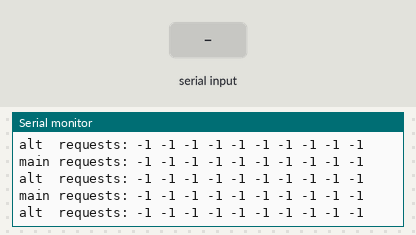
Recording of a sketch running on a simulated Arduino Uno, built with avr-gcc and run on an emulated ATmega328P. On the bench: the last lines printed to the serial monitor. The inputs (shaded band) are chosen by the test bench.

Above: at 3.2 s.
3.3 s: "1" received over Serial
At 3.42 s:
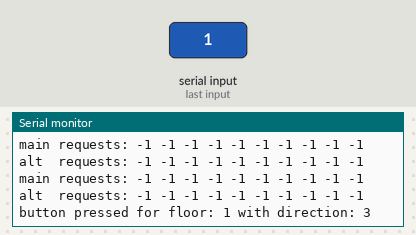
4.9 s: "2" received over Serial
At 5.1 s:
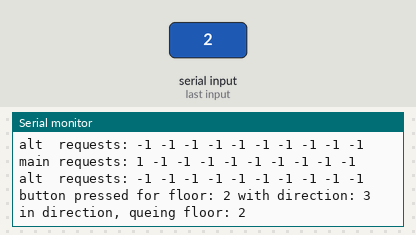
7.9 s: "3" received over Serial
At 8.27 s:
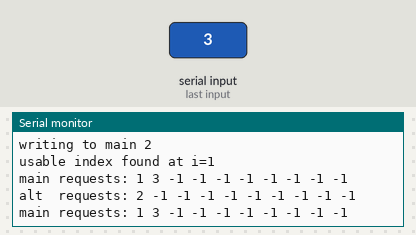
9.6 s: "4" received over Serial
At 9.69 s:
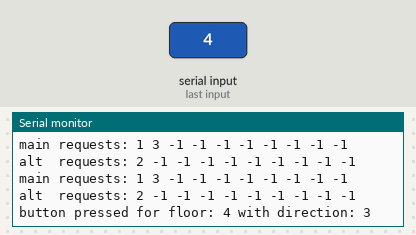
12.6 s: "w" received over Serial
At 12.72 s:
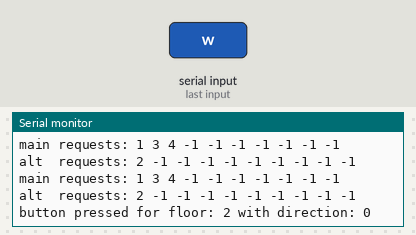
15.6 s: "q" received over Serial
At 15.75 s:
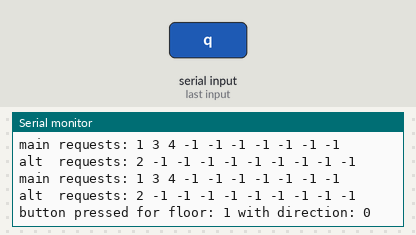
Timing chart, 0 to 18.6 s (numbered marks = the images above; inputs shaded):
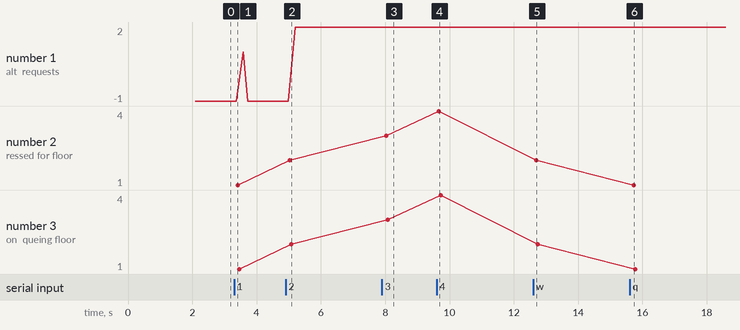

Measured:
- after the input at 3.3 s, the serial monitor: prints a new line after 0.11 s (image 1)
- after the input at 4.9 s, the serial monitor: prints a new line after 0.13 s (image 2)
- after the input at 7.9 s, the serial monitor: prints a new line after 0.13 s (image 3)
- after the input at 9.6 s, the serial monitor: prints a new line after 0.07 s (image 4)
- after the input at 12.6 s, the serial monitor: prints a new line after 0.10 s (image 5)
- after the input at 15.6 s, the serial monitor: prints a new line after 0.14 s (image 6)
- plotted number 1: -1 → 2 after the input at 4.9 s
- plotted number 2: 1 → 2 after the input at 4.9 s, 3 → 4 after the input at 9.6 s

The sketch:

button_test.ino
```cpp
enum elevatorDir
{
  elevUp,
  elevDown,
  elevNeither,
  reqInternal //internal request is independent of direction
};

enum elevatorState
  {
    first_Floor,
    idle,
    prepare_up,
    prepare_down,
    moving_algorithm,
   };

struct buttonPressType
{
  elevatorDir bRequestDir;
  int8_t floorNum;
};

namespace servoVars
{
  int motorSpeedMax = 0; //max 255
  const int enable = 7;
  const int phase = 6;
  const int decay = 5; // should be defined?
  float elevatorAcc = 1.2; //m/s^2
  float elevatorSpeed = 1.0; //m/s
  float floorDist = 5.0; //m
  float meterPerRot = 1; //m/rotation
  float maxRPS = (11500.0/131.0)/60.0; //rps of weight at 255 PWM,
  float speedDot = 0;
}

namespace HMIvars
{
    int buttonNumber;
    int buttonPress = 0;
    bool buttonState;
    int ledNumber;
    bool ledState;
}

//global variables:
  int currentFloor;
  float currentHeight;
  int8_t elevatorRequestsCurrent[10];
  int8_t elevatorRequestsAlt[10];
  int gotoFloor;//temporary, change for future queue system
  unsigned long timeBegin = millis(); //for time keeping

  elevatorDir elevatorMoveDir;
//buttons

buttonPressType buttonRead(const int _buttonPress);
void checkButton();

void setup() {
  for(int i = 0; i < 10; i++)
  {
    elevatorRequestsCurrent[i] = -1;
    elevatorRequestsAlt[i] = -1;
  }
  // put your setup code here, to run once:
  Serial.begin(9600);
  delay(2000);
  Serial.print("elevator moving up, current floor: ");
  currentFloor = 3;
  Serial.println(currentFloor);
  elevatorMoveDir = elevUp;

  currentHeight = static_cast<float>(currentFloor) * servoVars::floorDist;
}

void loop() {
  // put your main code here, to run repeatedly:
  Serial.print("main requests: ");
  for(int i = 0;i < 10;i++)
  {
    Serial.print(elevatorRequestsCurrent[i]);
    Serial.print(" ");
  }
  Serial.println("");

  Serial.print("alt  requests: ");
  for(int i = 0;i < 10;i++)
  {
    Serial.print(elevatorRequestsAlt[i]);
    Serial.print(" ");
  }
  Serial.println("");
  clearRequest();
  checkButton();
}
```

HMI.ino
```cpp
using namespace HMIvars;

void checkButton()
{
  if (Serial.available() > 0) //char "10" = enter, can be ignored
    {
      // read the incoming byte:
      buttonPress = Serial.read();
      buttonPressType buttonPressed2; //this is made every loop, very inefficient, also rename
      buttonPressed2 = buttonRead(buttonPress);

      if (buttonPressed2.floorNum != -1)
      {
          Serial.print("button pressed for floor: ");
          Serial.print(buttonPressed2.floorNum);
          Serial.print(" with direction: ");
          Serial.println(buttonPressed2.bRequestDir);
          queueSystem(buttonPressed2);
          //write input:
      }
    }
}

buttonPressType buttonRead(const int _buttonPress)
{
  buttonPressType newButtonPress;
    //change later to Q = up floor 1, W
    switch (_buttonPress)
    {
        case '1':
        {
          newButtonPress.bRequestDir = reqInternal;
          newButtonPress.floorNum = 1;
          break;
        }
        case '2':
        {
          newButtonPress.bRequestDir = reqInternal;
          newButtonPress.floorNum = 2;
          break;
        }
        case '3':
        {
          newButtonPress.bRequestDir = reqInternal;
          newButtonPress.floorNum = 3;
          break;
        }
        case '4':
        {
          newButtonPress.bRequestDir = reqInternal;
          newButtonPress.floorNum = 4;
          break;
        }
        case 'q':
        {
          newButtonPress.bRequestDir = elevUp;
          newButtonPress.floorNum = 1;
          break;
        }
        case 'w':
        {
          newButtonPress.bRequestDir = elevUp;
          newButtonPress.floorNum = 2;
          break;
        }
        case 's':
        {
          newButtonPress.bRequestDir = elevDown;
          newButtonPress.floorNum = 2;
          break;
        }
        case 'e':
        {
          newButtonPress.bRequestDir = elevUp;
          newButtonPress.floorNum = 3;
          break;
        }
        case 'd':
        {
          newButtonPress.bRequestDir = elevDown;
          newButtonPress.floorNum = 3;
          break;
        }
        case 'f':
        {
          newButtonPress.bRequestDir = elevDown;
          newButtonPress.floorNum = 4;
          break;
        }
        default:
        {
          newButtonPress.bRequestDir = reqInternal;
          newButtonPress.floorNum = -1;
          break;
        }
    }
    return newButtonPress;
}

void queueSystem(buttonPressType desiredFloor)
{

  if (desiredFloor.bRequestDir == elevatorMoveDir || desiredFloor.bRequestDir == reqInternal) //checks if same direction
  {
    //put in main
    Serial.print("in direction, queing floor: ");
    Serial.println(desiredFloor.floorNum);
    switch (elevatorMoveDir)
    {
      case elevUp:
      {
        if(currentHeight > (static_cast<float>(desiredFloor.floorNum) * servoVars::floorDist))
        {
          Serial.println("writing to alt 1");
          //write to alt
          createQueue(false,false,desiredFloor);
        }
        else
        {
          Serial.println("writing to main 2");
          createQueue(true,true,desiredFloor);
          //write to main
        }
        break;
      }
      case elevDown:
      {
        if(currentHeight < (static_cast<float>(desiredFloor.floorNum) * servoVars::floorDist))
        {
          Serial.println("writing to alt 3");
          //write to alt
          createQueue(false,true,desiredFloor);
        }
        else
        {
          Serial.println("writing to main 4");
          createQueue(true,true,desiredFloor);
          //write to main
        }
        break;
      }

    }
  }
  else
  {
    //put in alt
    Serial.print("not in direction, queing floor: ");
    Serial.println(desiredFloor.floorNum);
    Serial.println("writing to alt 5");
    switch(elevatorMoveDir)
    {
      case elevUp:
     {
      createQueue(false,true,desiredFloor);
      break;
     }
     case elevDown:
     {
      createQueue(false,false,desiredFloor);
      break;
      }
    }
  }
}

void createQueue(bool mainList,bool dir,buttonPressType desiredFloor)
{
  int i = 0;
  bool a = true;
  bool sortUp;

  switch (elevatorMoveDir) //this calculation is already done, does it need to be done again here?
  {
     case elevUp:
     {
      sortUp = dir;
       break;
     }
    case elevDown:
    {
      sortUp = !dir;
      break;
    }
   }
  if (mainList)
  {
    while(a)
    {
      if ((
            ( (elevatorRequestsCurrent[i] > desiredFloor.floorNum || elevatorRequestsCurrent[i] == -1) && sortUp)
            || ( (elevatorRequestsCurrent[i] < desiredFloor.floorNum) && !sortUp)
          )
          && (i < 10) ) //...
      {
        Serial.print("usable index found at i=");
        Serial.println(i);
        for (int o = 9; o > i;o--) //pushes all values up, will truncate last value but last value cannot exist because max button presses = 10
        {
          elevatorRequestsCurrent[o] = elevatorRequestsCurrent[o-1];
        }
        elevatorRequestsCurrent[i] = desiredFloor.floorNum;
        a = false;
      }
      else if ((i >= 10) || (elevatorRequestsCurrent[i] == desiredFloor.floorNum))
      {
        i = 0;
        Serial.println("error: button pressed before");
        a = false;
      }
      else
      {
        i++;
      }
    }
  }
  else
  {
    while(a)
    {
      if ((
            ( (elevatorRequestsAlt[i] > desiredFloor.floorNum || elevatorRequestsAlt[i] == -1) && sortUp)
            || ( (elevatorRequestsAlt[i] < desiredFloor.floorNum) && !sortUp)
          )
          && (i < 10) ) //...
      {
        Serial.print("usable index found at i=");
        Serial.println(i);
        for (int o = 9; o > i;o--) //pushes all values up, will truncate last value but last value cannot exist because max button presses = 10
        {
          elevatorRequestsAlt[o] = elevatorRequestsAlt[o-1];
        }
        elevatorRequestsAlt[i] = desiredFloor.floorNum;
        a = false;
      }
      else if ((i >= 10) || (elevatorRequestsAlt[i] == desiredFloor.floorNum))
      {
        i = 0;
        Serial.println("error: button pressed before");
        a = false;
      }
      else
      {
        i++;
      }
    }
  }
}

void clearRequest()
{
  if(currentFloor == elevatorRequestsCurrent[0])
  {
    Serial.println("floor reached, truncating");
    for (int i = 0; i < 9;i++) //pushes all values down, truncating first
    {
      elevatorRequestsCurrent[i] = elevatorRequestsCurrent[i+1];
    }
    elevatorRequestsCurrent[9] = -1;
  }
  else if((elevatorRequestsCurrent[0] == -1) && (elevatorRequestsAlt[0] != -1)) //all floors in dir reached, switching to alt if not empty
  {
    Serial.println("all requests completed, switching to alt");
    for (int i = 0; i < 10;i++) //pushes all values down, truncating first
    {
      elevatorRequestsCurrent[i] = elevatorRequestsAlt[i];
      elevatorRequestsAlt[i] = -1;
    }
  }
}

void ledWrite()
{

}
```
